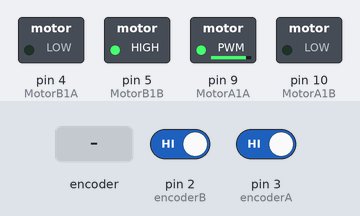
The sketch below on a simulated Arduino Uno, built with avr-gcc and run on an emulated ATmega328P. Shown: switched loads named in the sketch (green lamp = pin HIGH). The test bench sets the inputs (shaded band); at power-on: pin 2 (encoderB) HIGH, pin 3 (encoderA) HIGH. What the sketch prints to the serial monitor is not drawn.

Above: at 1.2 s.
1.3 s: rotary encoder on pin 3 (encoderA) / pin 2 (encoderB) turned 1 step (first pin leading)
Timing chart, 0 to 4.3 s (numbered marks = the images above; inputs shaded):
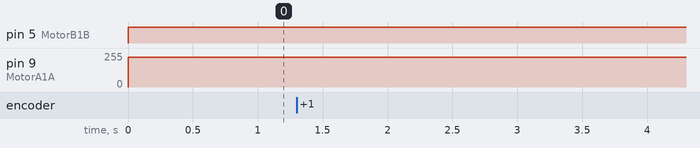

Measured:
- after the input at 1.3 s, every drawn part: stays the same

The sketch:

FailFast.ino
```cpp
//Motor variables

                //////////////////////////////////////////////////////
int MotorA1A=9; //This is in Refrence to the 1st DC Motor as Labeled//
int MotorA1B=10; //////////////////////////////////////////////////////


                 /////////////////////////////////////////////////////
int MotorB1A=4; //This is in refrence to the 2nd DC Motor as Labled//
int MotorB1B=5;  /////////////////////////////////////////////////////

                ////////////////////////////////////////////
int encoderA=3; //Initializes the integer for the encoders//
int encoderB=2; ///////////////////////////////////////////

              ////////////////////////////////////////////////////////////////////////////////////////
int countA=1; //Integers to be itterateted upon one full completion(1 revolution/2pi) of the encoder//
int countB=1; ////////////////////////////////////////////////////////////////////////////////////////
//Goals simple function/Movement, moving forward and backward, pausing, right turn, left turn
//Next Week: Maybe using the encoder as an odometer?

void counterA(){ //Counting the rotations
  countA++;
  Serial.print("A=");
  Serial.println(countA);
}

void counterB(){ //Counting the rotations
  countB++;
  Serial.print("B=");
  Serial.println(countB);
}

void setup() {
  pinMode(MotorA1A,OUTPUT);
  pinMode(MotorA1B,OUTPUT);
  pinMode(MotorB1A,OUTPUT);
  pinMode(MotorB1B,OUTPUT);
  pinMode(encoderA,INPUT);
  pinMode(encoderB,INPUT);
  attachInterrupt(digitalPinToInterrupt(encoderA),counterA,RISING);
  attachInterrupt(digitalPinToInterrupt(encoderB),counterB,RISING);
  Serial.begin(9600);

}

void loop() {

 analogWrite(MotorA1A,222);   ////////////////////////////////////////////////////////////////////////////////////////////////
 digitalWrite(MotorA1B,LOW);  //Adjusting potential so that it will spin at approximately the same speed as the other motor"//
                              ////////////////////////////////////////////////////////////////////////////////////////////////

  analogWrite(MotorB1A,125);    ///////////////////////////////////////////////////////////////
  digitalWrite(MotorB1B,HIGH);  //Adjusted Potential so that it will spin at the proper speed//
                                ///////////////////////////////////////////////////////////////


}
```

DCCar.cpp
```cpp
/*
	DCCar.cpp - Libary for controlling the Barnabas Racer - DC Car version
	Created by Eric Lin & Ed Li, 12/23/2018
*/

#include "Arduino.h"
#include "DCCar.h"

void DCCar::init(int leftA, int leftB, int rightA, int rightB, int encoderL,int encoderR)
{
      leftA_global=leftA;
      rightB_global=rightB;
      rightA_global=rightA;
      encoderL_global=encoderL;
      encoderR_global=encoderR;

      //- 20181223: running these commands in the main program.  Unable to get it to compile here.
      //- counterL and counterR need to be static functions to work.  Implement this later.
      //  attachInterrupt(digitalPinToInterrupt(encoderL_global),counterL,RISING);
      //  attachInterrupt(digitalPinToInterrupt(encoderR_global),counterR,RISING);
      pinMode(leftA,OUTPUT);
      pinMode(leftB,OUTPUT);
      pinMode(rightA,OUTPUT);
      pinMode(rightB,OUTPUT);
      pinMode(encoderL,INPUT);
      pinMode(encoderR,INPUT);

      countL=0;
      countR=0;
      cnt_global=0;
}

void DCCar::forward(int spd, int cnt)
{
      countL=0;
      countR=0;
      cnt_global=cnt;
      digitalWrite(leftB_global,LOW);
      digitalWrite(rightB_global,LOW);
      analogWrite(leftA_global,spd);
      analogWrite(rightA_global,spd);
}


void DCCar::backward(int spd, int cnt)
{
      countL=0;
      countR=0;
      cnt_global=cnt;
      analogWrite(leftB_global,spd);
      analogWrite(rightB_global,spd);
      digitalWrite(leftA_global,LOW);
      digitalWrite(rightA_global,LOW);
}

void DCCar::left(int spd, int cnt)
{
      countL=0;
      countR=0;
      cnt_global=cnt;
      analogWrite(leftB_global,spd);
      digitalWrite(leftA_global,LOW);
      digitalWrite(rightB_global,LOW);
      analogWrite(rightA_global,spd);
}

void DCCar::right(int spd, int cnt)
{
      countL=0;
      countR=0;
      cnt_global=cnt;
      analogWrite(leftA_global,spd);
      digitalWrite(leftB_global,LOW);
      digitalWrite(rightA_global,LOW);
      analogWrite(rightB_global,spd);
}
```

DCCar.h
```cpp
/*
	dcCar.h - Libary for controlling the Barnabas Racer - DC Car version
	Created by Eric Lin & Ed Li, 12/23/2018
*/

#ifndef dcCar_h
#define dcCar_h

#include "Arduino.h"

class DCCar {
  public:
    int encoderL_global;
    int encoderR_global;

    int leftB_global;
    int leftA_global;
    int rightB_global;
    int rightA_global;
    int countL;
    int countR;
    int cnt_global;

    void init(int leftA, int leftB, int rightA, int rightB, int encoderL,int encoderR);
    void forward(int spd, int cnt);
    void backward(int spd, int cnt);
    void left(int spd, int cnt);
    void right(int spd, int cnt);

  private:

};

#endif
```
